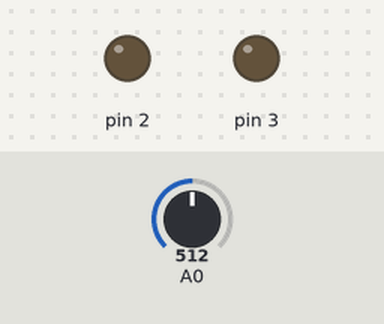
Bench run of a sketch on a simulated Arduino Uno, built with avr-gcc and run on an emulated ATmega328P. Parts: output pins drawn as LEDs (lit = HIGH). The test bench sets the inputs (shaded band); at power-on: A0 = 512.

Above: at 1.2 s.
1.3 s: A0 set to 716
At 1.8 s:
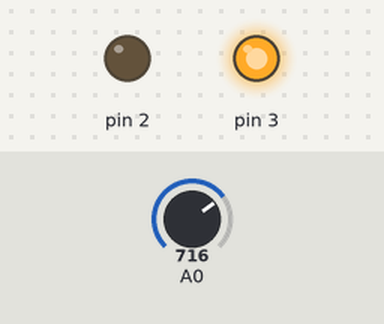
2.8 s: A0 set to 511
At 4.0 s:
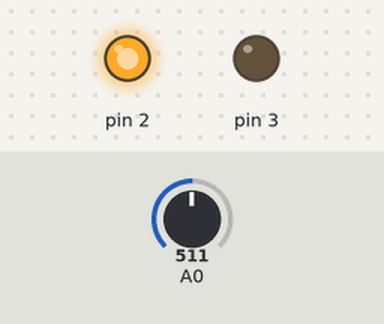
4.3 s: A0 set to 900
At 5.3 s:
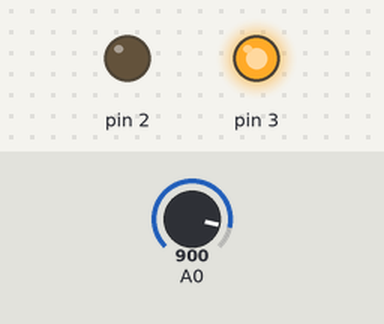
5.8 s: A0 set to 306
At 6.4 s:
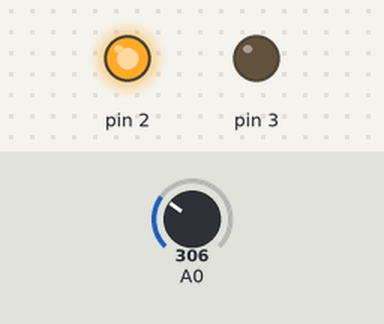
Timing chart, 0 to 8.3 s (numbered marks = the images above; inputs shaded):
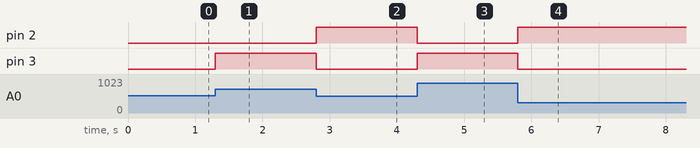

The sketch:

DC_SERVO2.ino
```cpp
int desiredVolt = 512;
int currentVolt;
void setup() {
  // put your setup code here, to run once:
  pinMode(2, OUTPUT);
  pinMode(3, OUTPUT);
  pinMode(A0, INPUT);
}

void loop() {
  currentVolt = analogRead(A0);
  if ( desiredVolt > currentVolt )
  { digitalWrite(2, HIGH);
    digitalWrite(3, LOW);
  }

  if ( desiredVolt < currentVolt )
  { digitalWrite(2, LOW);
    digitalWrite(3, HIGH);
  }
  if ( desiredVolt == currentVolt )
  { digitalWrite(2, LOW);
    digitalWrite(3, LOW);
  }
}
```

Measured:
- after the input at 1.3 s, pin 3: LOW → HIGH at once
- after the input at 2.8 s, pin 2: LOW → HIGH at once; pin 3: HIGH → LOW at once
- after the input at 4.3 s, pin 2: HIGH → LOW at once; pin 3: LOW → HIGH at once
- after the input at 5.8 s, pin 2: LOW → HIGH at once; pin 3: HIGH → LOW at once
